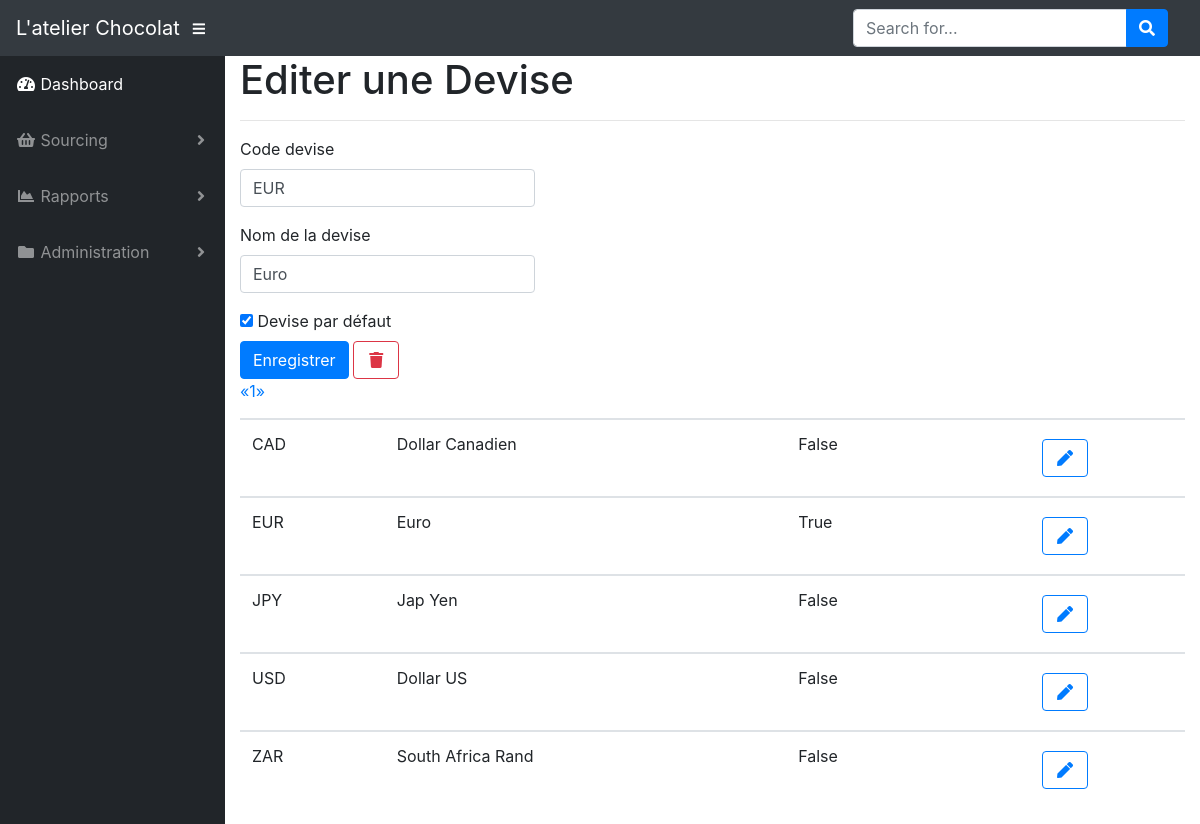
Before: /edit_currency/1 (signed in) with the older database file.
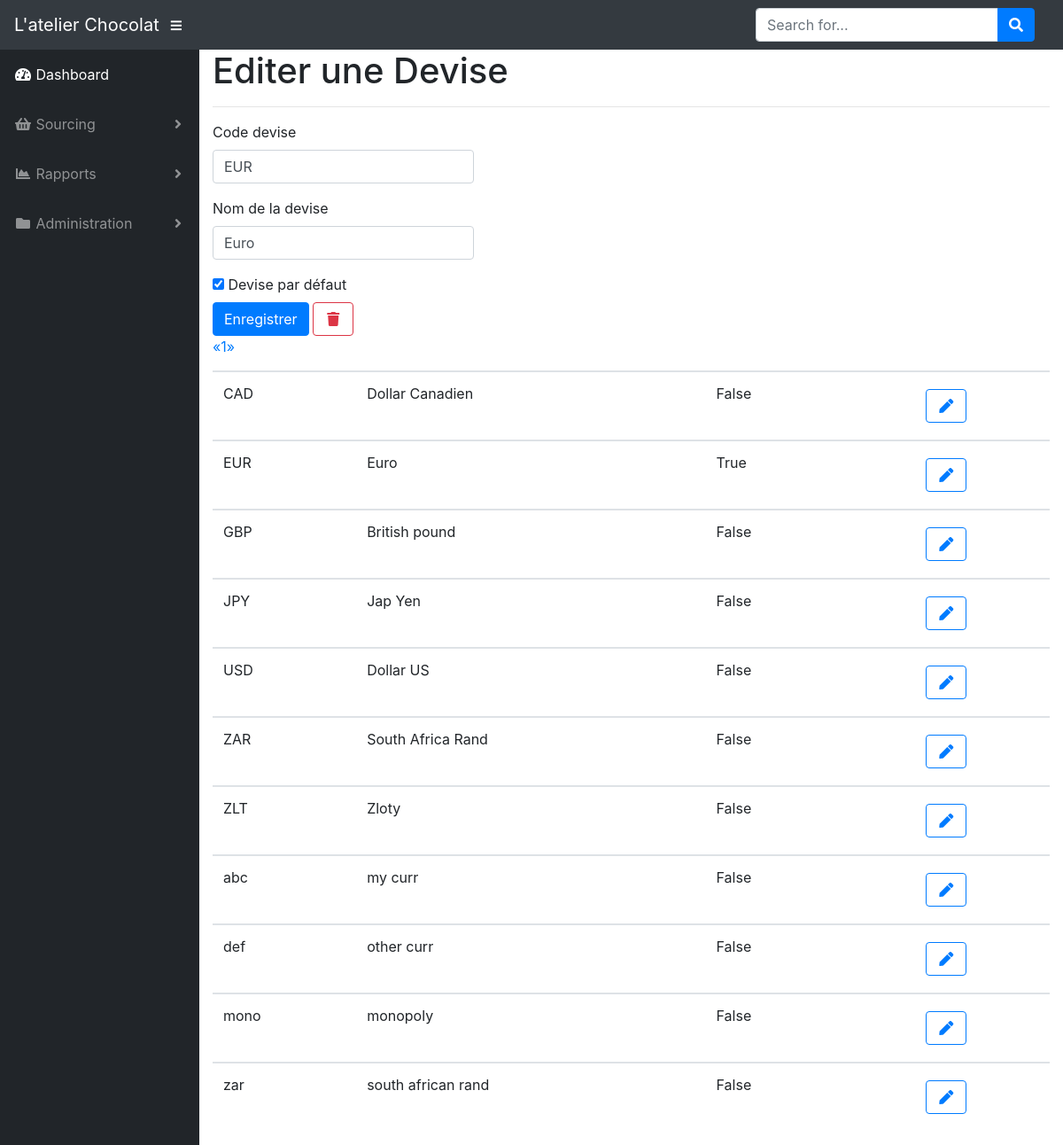
After: the same page with the newer database file.
### app/models.py (models this page shows, shortened)
class Currency(db.Model):
    id = db.Column(db.Integer, primary_key=True)
    name = db.Column(db.String(4), index=True, unique=True)
    description = db.Column(db.String(64))
    default_curr = db.Column(db.Boolean())

### app/currencies/routes.py (the view)
@bp.route('/edit_currency/<id>', methods=['GET', 'POST'])
@login_required
def edit_currency(id):
    currency = Currency.query.filter_by(id=id).first()
    form = EditCurrencyForm(currency.name)
    if form.validate_on_submit():
        currency.name = form.name.data
        currency.description = form.description.data
        currency.default_curr = form.default_curr.data
        db.session.add(currency)
        db.session.commit()
        flash('Vos modifications ont bien été enregistrées.', 'success')
        return redirect(url_for('currencies.edit_currency', id=id))
    elif request.method == 'GET':
        form.name.data = currency.name
        form.description.data = currency.description
        form.default_curr.data = currency.default_curr
    else:
        flash_errors(form)
    page = request.args.get('page', 1, type=int)
    pagination = Currency.query.order_by(Currency.name.asc()).paginate(page, current_app.config['CURRENCIES_PER_PAGE'], False)
    currencies = pagination.items
    return render_template('currencies/edit_currency.html', title='Editer une devise', form=form,
                           currencies=currencies, pagination=pagination, id=id)

### app/currencies/forms.py (shortened to what this page needs)
class EditCurrencyForm(FlaskForm):
    name = StringField('Code devise', validators=[DataRequired()])
    description = StringField('Nom de la devise')
    default_curr = BooleanField('Devise par défaut')
    submit = SubmitField('Enregistrer')
    def __init__(self, original_name, *args, **kwargs):
        super(EditCurrencyForm, self).__init__(*args, **kwargs)
        self.original_name = original_name

### app/models.py (called while the page is built)
@login.user_loader
def load_user(id):
    return User.query.get(int(id))

### app/templates/currencies/edit_currency.html (shortened to what this page needs)
{% extends "base.html" %}
{% import 'bootstrap/wtf.html' as wtf %}
{% import "_macros.html" as macros %}
{% block app_content %}
    <h1>Editer une Devise</h1>
    <hr>
    <table class="table table-hover">
        <tr>
            <div class="row">
                <div class="col-sm-4">
                    <form class="form form-horizontal" method="post" role="form">
                        {{ wtf.form_field(form.name) }}
                        {{ wtf.form_field(form.description) }}
                        {{ wtf.form_field(form.default_curr) }}
                        {{ wtf.form_field(form.submit, button_map={'submit': 'primary'}) }}
                    <form method="post" action="{{ url_for('currencies.delete_currency', id=id) }}"><button type="submit" class="btn btn-outline-danger" id="delete"><i class="fas fa-fw fa-trash"></i></button></form>
                    </form>
                </div>
            </div>
        </tr>
        <tr>
            <div class="col-sm-6">
                <div class="pagination">
                    {% for currency in currencies %}
                        {% include 'currencies/_currency.html' %}
                    {% endfor %}
                {{ macros.pagination_widget(pagination, 'currencies.edit_currency', id=id) }}
                </div>
            </div>
        </tr>
    </table>
{% endblock %}

### app/templates/base.html (shortened to what this page needs)
{% extends 'bootstrap/base.html' %}
{% block head %}
  <link href="/static/vendor/fontawesome-free/css/all.min.css" rel="stylesheet" type="text/css">
  <link href="/static/vendor/datatables/dataTables.bootstrap4.css" rel="stylesheet">
  <link href="/static/css/sb-admin.css" rel="stylesheet">
{% endblock %}
{% block navbar %}
 <nav class="navbar navbar-expand navbar-dark bg-dark static-top">
    <a class="navbar-brand mr-1" href="{{ url_for('main.index') }}"><span class="glyphicon glyphicon-home"> L'atelier Chocolat</span></a>
    <button class="btn btn-link btn-sm text-white order-1 order-sm-0" id="sidebarToggle" href="#">
      <i class="fas fa-bars"></i>
    </button>
    <form class="d-none d-md-inline-block form-inline ml-auto mr-0 mr-md-3 my-2 my-md-0">
      <div class="input-group">
        <input type="text" class="form-control" placeholder="Search for..." aria-label="Search" aria-describedby="basic-addon2">
        <div class="input-group-append">
          <button class="btn btn-primary" type="button">
            <i class="fas fa-search"></i>
          </button>
        </div>
      </div>
    </form>
  </nav>
{% endblock %}
{% block content %}
  <div id="wrapper">
    <ul class="sidebar navbar-nav">
      <li class="nav-item active">
        <a class="nav-link" href="{{ url_for('main.index') }}">
          <i class="fas fa-fw fa-tachometer-alt"></i>
          <span>Dashboard</span>
        </a>
      </li>
      {% if current_user.is_anonymous %}
      {% else %}
      <li class="nav-item dropdown">
        <a class="nav-link dropdown-toggle" href="#" id="pagesDropdown" role="button" data-toggle="dropdown" aria-haspopup="true" aria-expanded="false">
          <i class="fas fa-fw fa-shopping-basket"></i>
          <span>Sourcing</span>
        </a>
      </li>
      <li class="nav-item dropdown">
        <a class="nav-link dropdown-toggle" href="#" id="pagesDropdown" role="button" data-toggle="dropdown" aria-haspopup="true" aria-expanded="false">
          <i class="fas fa-fw fa-chart-area"></i>
          <span>Rapports</span>
        </a>
      </li>
      {% endif %}
      <li class="nav-item dropdown">
        <a class="nav-link dropdown-toggle" href="#" id="pagesDropdown" role="button" data-toggle="dropdown" aria-haspopup="true" aria-expanded="false">
          <i class="fas fa-fw fa-folder"></i>
          <span>Administration</span>
        </a>
      </li>
    </ul>
    <div class="container">
        {% block app_content %}{% endblock %}
    </div>
  </div>
{% endblock %}
{% block scripts %}
    <link rel="stylesheet" type="text/css" href="{{ url_for('static', filename='bootstrap-datetimepicker.min.css') }}" />
{% endblock %}

### app/templates/_macros.html
{% macro pagination_widget(pagination, endpoint) %}
<ul class="pagination">
    <li{% if not pagination.has_prev %} class="disabled"{% endif %}>
        <a href="{% if pagination.has_prev %}{{ url_for(endpoint, page=pagination.prev_num, **kwargs) }}{% else %}#{% endif %}">
            &laquo;
        </a>
    </li>
    {% for p in pagination.iter_pages() %}
        {% if p %}
            {% if p == pagination.page %}
            <li class="active">
                <a href="{{ url_for(endpoint, page = p, **kwargs) }}">{{ p }}</a>
            </li>
            {% else %}
            <li>
                <a href="{{ url_for(endpoint, page = p, **kwargs) }}">{{ p }}</a>
            </li>
            {% endif %}
        {% else %}
        <li class="disabled"><a href="#">&hellip;</a></li>
        {% endif %}
    {% endfor %}
    <li{% if not pagination.has_next %} class="disabled"{% endif %}>
        <a href="{% if pagination.has_next %}{{ url_for(endpoint, page=pagination.next_num, **kwargs) }}{% else %}#{% endif %}">
            &raquo;
        </a>
    </li>
</ul>
{% endmacro %}

### app/templates/currencies/_currency.html
<tbody>
    <tr>
        <td>{{ currency.name }}</td>
        <td>{{ currency.description }}</td>
        <td>{{ currency.default_curr }}</td>
        <td>
            <div class="btn btn-block">
                <a href="{{ url_for('currencies.edit_currency', id=currency.id) }}"><button class="btn btn-outline-primary" type="button"><i class="fas fa-fw fa-pen"></i></button></a>
            </div>
        </td>
    </tr>
</tbody>

Changed rows visible on the page:
added Currency: name "GBP", description "British pound", default_curr "False"
added Currency: name "ZLT", description "Zloty", default_curr "False"
added Currency: name "abc", description "my curr", default_curr "False"
added Currency: name "def", description "other curr", default_curr "False"
added Currency: name "mono", description "monopoly", default_curr "False"
added Currency: name "zar", description "south african rand", default_curr "False"
